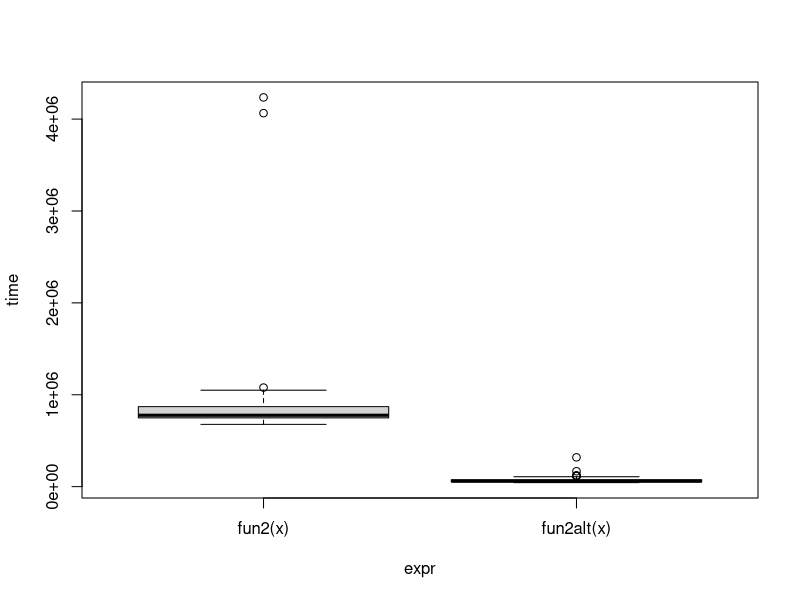

R code for this plot: (Note: this script raises an error after producing the figure.)
## ---- chunk 1
fun1 <- function(n = 100, k = 4, lambda = 4) {
  x <- NULL
  
  for (i in 1:n)
    x <- rbind(x, rpois(k, lambda))
  
  return(x)
}

fun1alt <- function(n = 100, k = 4, lambda = 4) {
 matrix(rpois(n * k, lambda), nrow = n, ncol = k)
}

# Benchmarking
microbenchmark::microbenchmark(
  fun1(),
  fun1alt()
)
## ---- chunk 2
# Data Generating Process (10 x 10,000 matrix)
set.seed(1234)
x <- matrix(rnorm(1e4), nrow=10)

# Find each column's max value
fun2 <- function(x) {
  apply(x, 2, max)
}

fun2alt <- function(x) {
  x[max.col(t(x), ties.method = "first") + (0:(ncol(x)-1))*nrow(x)]
}

# Benchmarking
library(ggplot2)
library(microbenchmark)

benchmark_results <- microbenchmark(
  fun2(x),
  fun2alt(x)
)

# Plotting the benchmark results
plot(benchmark_results)
## ---- chunk 3
  library(parallel)

my_boot <- function(dat, stat, R, ncpus = 1L) {
  
  # Getting the random indices
  n <- nrow(dat)
  idx <- matrix(sample.int(n, n*R, TRUE), nrow=n, ncol=R)

  # Making the cluster using `ncpus`
  cl <- makeCluster(ncpus)
  clusterExport(cl, varlist = c("dat", "stat", "idx"), envir = environment())
  
  # Running parallel bootstrapping
  ans <- parLapply(cl, seq_len(R), function(i) {
    stat(dat[idx[,i], , drop=FALSE])
  })
  
  stopCluster(cl)
  
  # Coercing the list into a matrix
  ans <- do.call(rbind, ans)
  
  ans
}
## ---- chunk 4
# Bootstrap of a linear regression model
my_stat <- function(dat) {
  coef(lm(y ~ x, data = dat))
}

# DATA SIM
set.seed(1)
n <- 500
R <- 1000
x <- rnorm(n)
y <- x*5 + rnorm(n)
dat <- data.frame(x, y)

# Check if we get something similar as lm
ans0 <- confint(lm(y ~ x, data = dat))
ans1 <- my_boot(dat, my_stat, R, ncpus = 2)

# Checking bootstrap results
apply(ans1, 2, quantile, probs = c(0.025, 0.975))
## ---- chunk 5
microbenchmark::microbenchmark(
  my_boot(dat, my_stat, R, ncpus = 1),
  my_boot(dat, my_stat, R, ncpus = 2)
)
